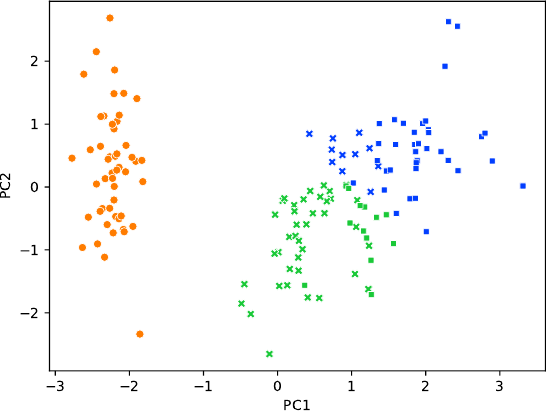

This figure's Python source:
import seaborn as sns
import statsmodels.api as sm
from pca import pca
from scipy.cluster import hierarchy
from scipy.stats import zscore
from sklearn.cluster import KMeans

iris = sm.datasets.get_rdataset('iris', 'datasets').data
my_data = zscore(iris.iloc[:, 0:4])

my_model = pca() # 主成分分析
my_result = my_model.fit_transform(my_data)['PC']
my_result['Species'] = list(iris.Species)

# 非階層的クラスタ分析の場合
my_result['cluster'] = KMeans(n_clusters=3).fit(my_data).labels_

# 階層的クラスタ分析の場合
#my_result['cluster'] = hierarchy.cut_tree(
#    hierarchy.linkage(my_data, method='complete'), 3)[:,0]

sns.scatterplot(x='PC1', y='PC2', data=my_result,
                hue='cluster', style='Species', palette='bright', legend=False)

import matplotlib.pyplot as plt
plt.savefig('13-p-pca-clusters.pdf')
